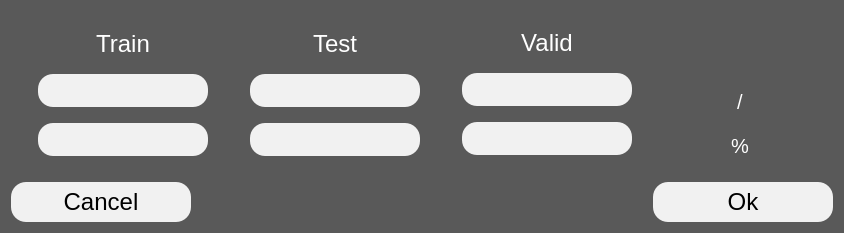
<?xml version="1.0" encoding="UTF-8"?>
<ui version="4.0">
 <class>Dialog</class>
 <widget class="QDialog" name="Dialog">
  <property name="geometry">
   <rect>
    <x>0</x>
    <y>0</y>
    <width>844</width>
    <height>233</height>
   </rect>
  </property>
  <property name="windowTitle">
   <string>Dialog</string>
  </property>
  <property name="styleSheet">
   <string notr="true">#Dialog {
	background-color: #595959;
}

#trainLabel, #testLabel, #validLabel {
	color: #fff;
}

#trainNumberEdit, #trainPercentEdit, #testNumberEdit,
#testPercentEdit, #validNumberEdit, #validPercentEdit {
	background-color: #f1f1f1;
	border-radius: 15;
}

#maxNumberLabel, #percentLabel {
	color: #fff;
}

#okPushButton, #cancelPushButton {
	background-color: #f1f1f1;
	border-radius: 15;
}</string>
  </property>
  <layout class="QVBoxLayout" name="verticalLayout">
   <item>
    <widget class="QWidget" name="topWidget" native="true">
     <layout class="QHBoxLayout" name="horizontalLayout_2">
      <item>
       <widget class="QWidget" name="trainWidget" native="true">
        <layout class="QGridLayout" name="gridLayout_3">
         <property name="leftMargin">
          <number>0</number>
         </property>
         <property name="topMargin">
          <number>0</number>
         </property>
         <property name="rightMargin">
          <number>0</number>
         </property>
         <property name="bottomMargin">
          <number>0</number>
         </property>
         <item row="0" column="0">
          <widget class="QLabel" name="trainLabel">
           <property name="sizePolicy">
            <sizepolicy hsizetype="Preferred" vsizetype="Fixed">
             <horstretch>0</horstretch>
             <verstretch>0</verstretch>
            </sizepolicy>
           </property>
           <property name="font">
            <font>
             <pointsize>18</pointsize>
            </font>
           </property>
           <property name="text">
            <string>Train</string>
           </property>
           <property name="alignment">
            <set>Qt::AlignCenter</set>
           </property>
          </widget>
         </item>
         <item row="1" column="0">
          <widget class="QLineEdit" name="trainNumberEdit">
           <property name="minimumSize">
            <size>
             <width>170</width>
             <height>33</height>
            </size>
           </property>
           <property name="maximumSize">
            <size>
             <width>170</width>
             <height>16777215</height>
            </size>
           </property>
           <property name="font">
            <font>
             <pointsize>15</pointsize>
            </font>
           </property>
           <property name="frame">
            <bool>false</bool>
           </property>
           <property name="alignment">
            <set>Qt::AlignCenter</set>
           </property>
          </widget>
         </item>
         <item row="2" column="0">
          <widget class="QLineEdit" name="trainPercentEdit">
           <property name="minimumSize">
            <size>
             <width>170</width>
             <height>33</height>
            </size>
           </property>
           <property name="maximumSize">
            <size>
             <width>170</width>
             <height>16777215</height>
            </size>
           </property>
           <property name="font">
            <font>
             <pointsize>15</pointsize>
            </font>
           </property>
           <property name="text">
            <string/>
           </property>
           <property name="frame">
            <bool>false</bool>
           </property>
           <property name="alignment">
            <set>Qt::AlignCenter</set>
           </property>
          </widget>
         </item>
        </layout>
       </widget>
      </item>
      <item>
       <widget class="QWidget" name="testWidget" native="true">
        <layout class="QGridLayout" name="gridLayout_2">
         <property name="leftMargin">
          <number>0</number>
         </property>
         <property name="topMargin">
          <number>0</number>
         </property>
         <property name="rightMargin">
          <number>0</number>
         </property>
         <property name="bottomMargin">
          <number>0</number>
         </property>
         <item row="0" column="0">
          <widget class="QLabel" name="testLabel">
           <property name="sizePolicy">
            <sizepolicy hsizetype="Preferred" vsizetype="Fixed">
             <horstretch>0</horstretch>
             <verstretch>0</verstretch>
            </sizepolicy>
           </property>
           <property name="font">
            <font>
             <pointsize>18</pointsize>
            </font>
           </property>
           <property name="text">
            <string>Test</string>
           </property>
           <property name="alignment">
            <set>Qt::AlignCenter</set>
           </property>
          </widget>
         </item>
         <item row="1" column="0">
          <widget class="QLineEdit" name="testNumberEdit">
           <property name="minimumSize">
            <size>
             <width>170</width>
             <height>33</height>
            </size>
           </property>
           <property name="maximumSize">
            <size>
             <width>170</width>
             <height>16777215</height>
            </size>
           </property>
           <property name="font">
            <font>
             <pointsize>15</pointsize>
            </font>
           </property>
           <property name="frame">
            <bool>false</bool>
           </property>
           <property name="alignment">
            <set>Qt::AlignCenter</set>
           </property>
          </widget>
         </item>
         <item row="2" column="0">
          <widget class="QLineEdit" name="testPercentEdit">
           <property name="minimumSize">
            <size>
             <width>170</width>
             <height>33</height>
            </size>
           </property>
           <property name="maximumSize">
            <size>
             <width>170</width>
             <height>16777215</height>
            </size>
           </property>
           <property name="font">
            <font>
             <pointsize>15</pointsize>
            </font>
           </property>
           <property name="frame">
            <bool>false</bool>
           </property>
           <property name="alignment">
            <set>Qt::AlignCenter</set>
           </property>
          </widget>
         </item>
        </layout>
       </widget>
      </item>
      <item>
       <widget class="QWidget" name="validWidget" native="true">
        <layout class="QGridLayout" name="gridLayout">
         <property name="leftMargin">
          <number>0</number>
         </property>
         <property name="topMargin">
          <number>0</number>
         </property>
         <property name="rightMargin">
          <number>0</number>
         </property>
         <property name="bottomMargin">
          <number>0</number>
         </property>
         <property name="verticalSpacing">
          <number>7</number>
         </property>
         <item row="0" column="0">
          <widget class="QLabel" name="validLabel">
           <property name="sizePolicy">
            <sizepolicy hsizetype="Preferred" vsizetype="Fixed">
             <horstretch>0</horstretch>
             <verstretch>0</verstretch>
            </sizepolicy>
           </property>
           <property name="font">
            <font>
             <pointsize>18</pointsize>
            </font>
           </property>
           <property name="text">
            <string>Valid</string>
           </property>
           <property name="textFormat">
            <enum>Qt::AutoText</enum>
           </property>
           <property name="alignment">
            <set>Qt::AlignCenter</set>
           </property>
          </widget>
         </item>
         <item row="1" column="0">
          <widget class="QLineEdit" name="validNumberEdit">
           <property name="sizePolicy">
            <sizepolicy hsizetype="Fixed" vsizetype="Fixed">
             <horstretch>0</horstretch>
             <verstretch>0</verstretch>
            </sizepolicy>
           </property>
           <property name="minimumSize">
            <size>
             <width>170</width>
             <height>33</height>
            </size>
           </property>
           <property name="maximumSize">
            <size>
             <width>150</width>
             <height>16777215</height>
            </size>
           </property>
           <property name="font">
            <font>
             <pointsize>15</pointsize>
            </font>
           </property>
           <property name="text">
            <string/>
           </property>
           <property name="frame">
            <bool>false</bool>
           </property>
           <property name="alignment">
            <set>Qt::AlignCenter</set>
           </property>
          </widget>
         </item>
         <item row="2" column="0">
          <widget class="QLineEdit" name="validPercentEdit">
           <property name="minimumSize">
            <size>
             <width>170</width>
             <height>33</height>
            </size>
           </property>
           <property name="maximumSize">
            <size>
             <width>160</width>
             <height>16777215</height>
            </size>
           </property>
           <property name="font">
            <font>
             <pointsize>15</pointsize>
            </font>
           </property>
           <property name="text">
            <string/>
           </property>
           <property name="frame">
            <bool>false</bool>
           </property>
           <property name="alignment">
            <set>Qt::AlignCenter</set>
           </property>
          </widget>
         </item>
        </layout>
       </widget>
      </item>
      <item>
       <widget class="QWidget" name="maxWidget" native="true">
        <layout class="QVBoxLayout" name="verticalLayout_2">
         <property name="spacing">
          <number>20</number>
         </property>
         <item>
          <spacer name="verticalSpacer">
           <property name="orientation">
            <enum>Qt::Vertical</enum>
           </property>
           <property name="sizeHint" stdset="0">
            <size>
             <width>20</width>
             <height>40</height>
            </size>
           </property>
          </spacer>
         </item>
         <item>
          <widget class="QLabel" name="maxNumberLabel">
           <property name="sizePolicy">
            <sizepolicy hsizetype="Fixed" vsizetype="Fixed">
             <horstretch>0</horstretch>
             <verstretch>0</verstretch>
            </sizepolicy>
           </property>
           <property name="minimumSize">
            <size>
             <width>150</width>
             <height>0</height>
            </size>
           </property>
           <property name="font">
            <font>
             <pointsize>15</pointsize>
            </font>
           </property>
           <property name="text">
            <string>/</string>
           </property>
           <property name="alignment">
            <set>Qt::AlignCenter</set>
           </property>
          </widget>
         </item>
         <item>
          <widget class="QLabel" name="percentLabel">
           <property name="sizePolicy">
            <sizepolicy hsizetype="Fixed" vsizetype="Fixed">
             <horstretch>0</horstretch>
             <verstretch>0</verstretch>
            </sizepolicy>
           </property>
           <property name="minimumSize">
            <size>
             <width>150</width>
             <height>0</height>
            </size>
           </property>
           <property name="font">
            <font>
             <pointsize>15</pointsize>
            </font>
           </property>
           <property name="text">
            <string>%</string>
           </property>
           <property name="alignment">
            <set>Qt::AlignCenter</set>
           </property>
          </widget>
         </item>
        </layout>
       </widget>
      </item>
     </layout>
    </widget>
   </item>
   <item>
    <widget class="QWidget" name="bottomWidget" native="true">
     <layout class="QHBoxLayout" name="horizontalLayout">
      <property name="spacing">
       <number>0</number>
      </property>
      <property name="leftMargin">
       <number>0</number>
      </property>
      <property name="topMargin">
       <number>0</number>
      </property>
      <property name="rightMargin">
       <number>0</number>
      </property>
      <property name="bottomMargin">
       <number>0</number>
      </property>
      <item>
       <widget class="QPushButton" name="cancelPushButton">
        <property name="sizePolicy">
         <sizepolicy hsizetype="Fixed" vsizetype="Fixed">
          <horstretch>0</horstretch>
          <verstretch>0</verstretch>
         </sizepolicy>
        </property>
        <property name="minimumSize">
         <size>
          <width>180</width>
          <height>40</height>
         </size>
        </property>
        <property name="font">
         <font>
          <pointsize>18</pointsize>
         </font>
        </property>
        <property name="text">
         <string>Cancel</string>
        </property>
       </widget>
      </item>
      <item>
       <spacer name="horizontalSpacer">
        <property name="orientation">
         <enum>Qt::Horizontal</enum>
        </property>
        <property name="sizeHint" stdset="0">
         <size>
          <width>40</width>
          <height>20</height>
         </size>
        </property>
       </spacer>
      </item>
      <item>
       <widget class="QPushButton" name="okPushButton">
        <property name="sizePolicy">
         <sizepolicy hsizetype="Fixed" vsizetype="Fixed">
          <horstretch>0</horstretch>
          <verstretch>0</verstretch>
         </sizepolicy>
        </property>
        <property name="minimumSize">
         <size>
          <width>180</width>
          <height>40</height>
         </size>
        </property>
        <property name="font">
         <font>
          <pointsize>18</pointsize>
         </font>
        </property>
        <property name="text">
         <string>Ok</string>
        </property>
       </widget>
      </item>
     </layout>
    </widget>
   </item>
  </layout>
 </widget>
 <resources/>
 <connections/>
</ui>
